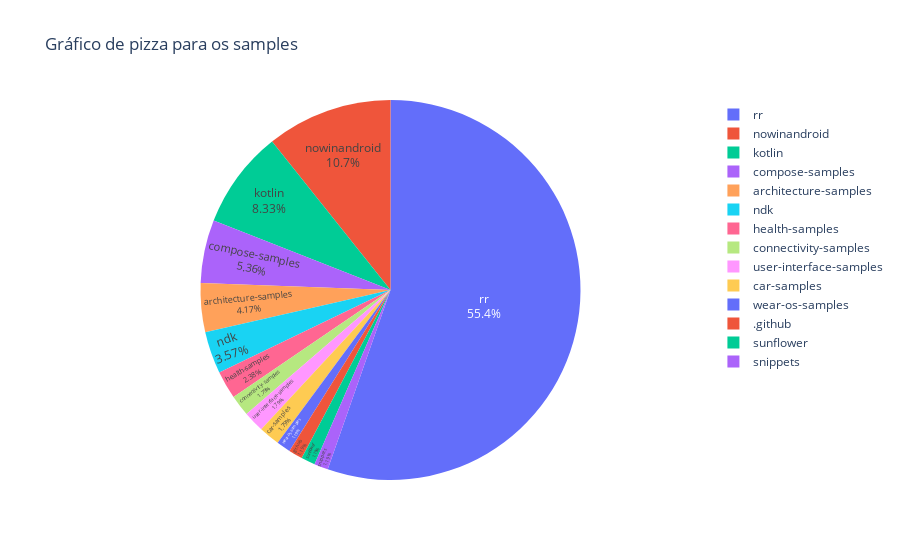

Here is the notebook cell this chart was saved with:
### Code cell
import plotly.express as px
import pandas as pd

df = pd.read_csv('samplesInBothPaths.csv')

category_counts = df['path'].value_counts().reset_index()
category_counts.columns = ['grupo', 'quantidade']

fig = px.pie(
    category_counts,
    values='quantidade',
    names='grupo',
    title='Gráfico de pizza para os samples',
    color='grupo',
)

fig.update_traces(textposition='inside', textinfo='percent+label')

fig.show()

### Figure 1 — Plotly figure (JSON) as saved in the notebook; plotly's stock layout.template omitted (floating-point values rounded to 4 significant figures)
{"data": [{"customdata": [["rr"], ["nowinandroid"], ["kotlin"], ["compose-samples"], ["architecture-samples"], ["ndk"], ["health-samples"], ["connectivity-samples"], ["user-interface-samples"], ["car-samples"], ["wear-os-samples"], [".github"], ["sunflower"], ["snippets"]], "domain": {"x": [0, 1], "y": [0, 1]}, "hovertemplate": "grupo=%{customdata[0]}<br>quantidade=%{value}<extra></extra>", "labels": ["rr", "nowinandroid", "kotlin", "compose-samples", "architecture-samples", "ndk", "health-samples", "connectivity-samples", "user-interface-samples", "car-samples", "wear-os-samples", ".github", "sunflower", "snippets"], "legendgroup": "", "marker": {"colors": ["#636efa", "#EF553B", "#00cc96", "#ab63fa", "#FFA15A", "#19d3f3", "#FF6692", "#B6E880", "#FF97FF", "#FECB52", "#636efa", "#EF553B", "#00cc96", "#ab63fa"]}, "name": "", "showlegend": true, "textinfo": "percent+label", "textposition": "inside", "type": "pie", "values": [93, 18, 14, 9, 7, 6, 4, 3, 3, 3, 2, 2, 2, 2]}], "layout": {"legend": {"tracegroupgap": 0}, "title": {"text": "Gráfico de pizza para os samples"}}}
